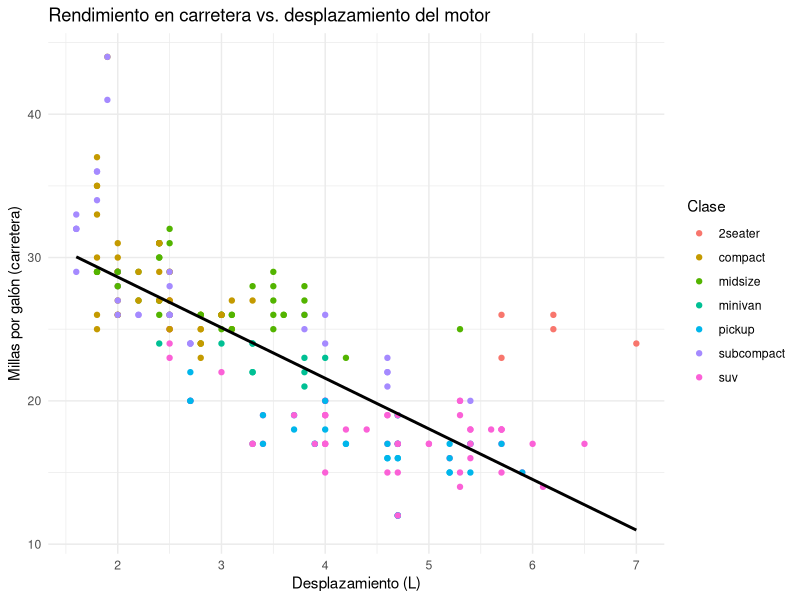
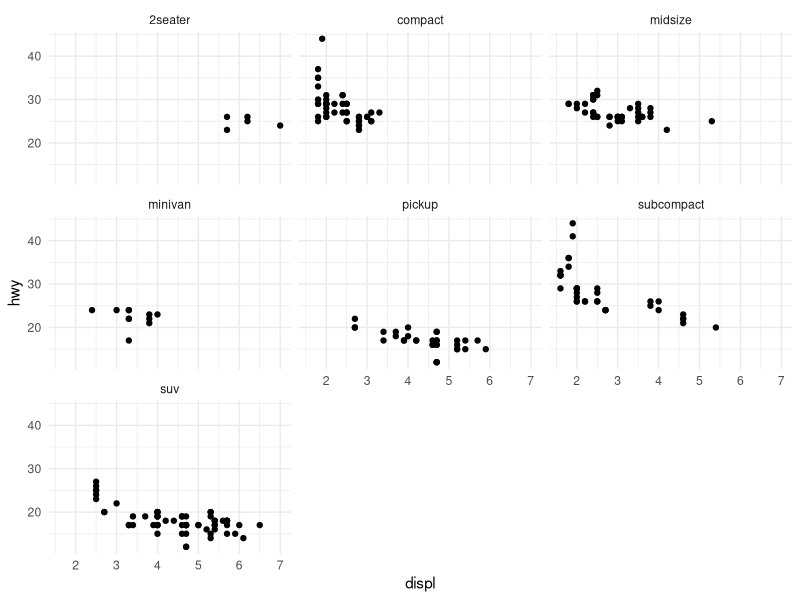
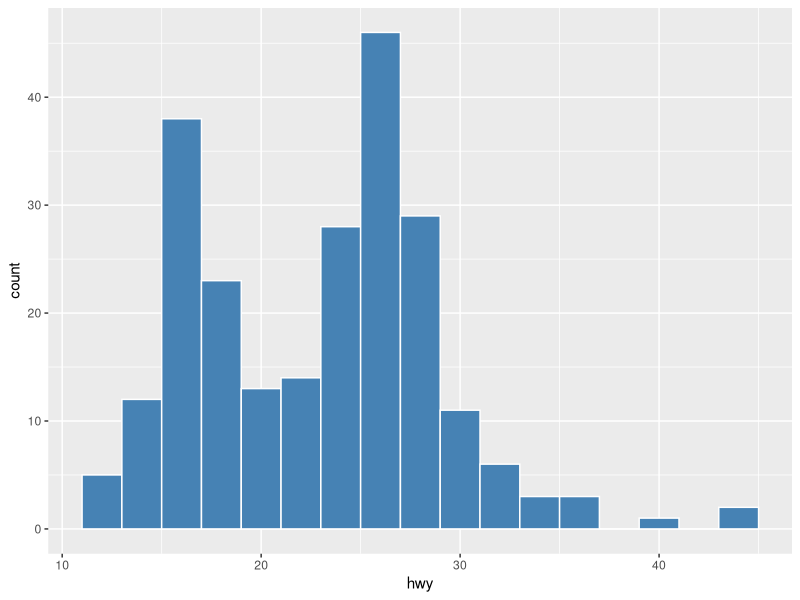
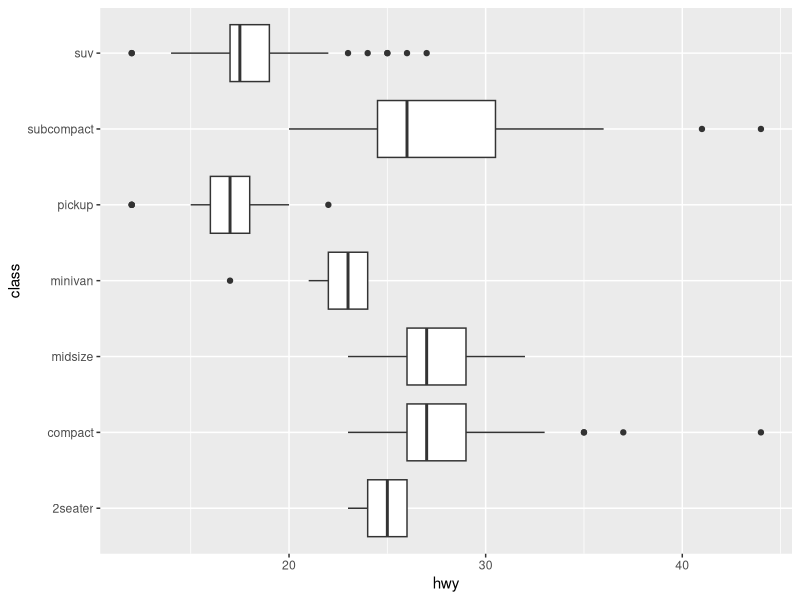
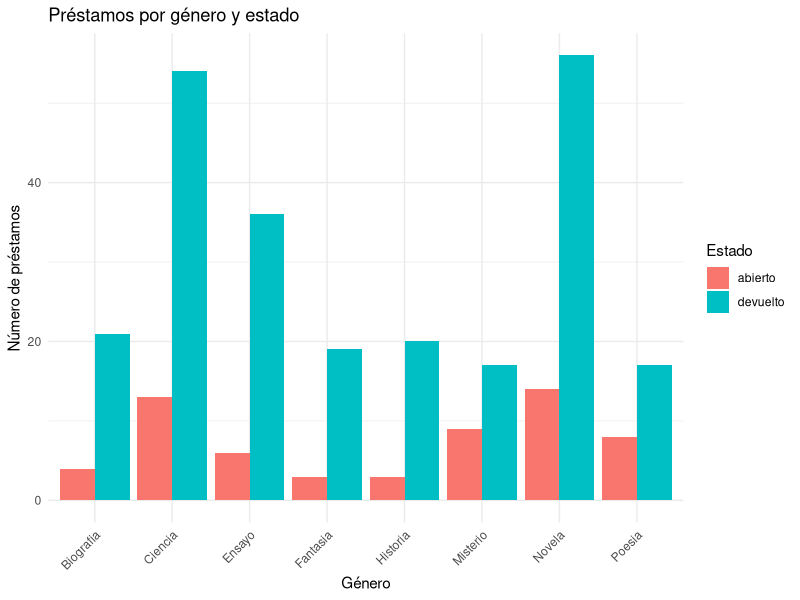

Write the R code that produced these figures, in order.
## ---- chunk 1
library(tidyverse)
datos <- as_tibble(mpg)
## ---- chunk 2
datos %>%
  group_by(class) %>%
  summarize(
    n = n(),
    hwy_prom = mean(hwy),
    hwy_sd = sd(hwy)
  ) %>%
  arrange(desc(hwy_prom))
## ---- chunk 3
resumen_fabricante <- datos %>%
  filter(cyl >= 6) %>%
  group_by(manufacturer) %>%
  summarize(hwy_prom = mean(hwy), .groups = "drop") %>%
  arrange(desc(hwy_prom))
resumen_fabricante
## ---- chunk 4
ancho <- tibble(
  pais = c("MX", "US", "CA"),
  y2020 = c(10, 20, 15),
  y2021 = c(12, 22, 14)
)

largo <- ancho %>%
  pivot_longer(cols = starts_with("y"), names_to = "anio", values_to = "valor")
largo
## ---- chunk 5
largo %>% pivot_wider(names_from = anio, values_from = valor)
## ---- chunk 6
poblacion <- tibble(pais = c("MX", "US", "CA"), poblacion_m = c(128, 331, 38))
largo %>% left_join(poblacion, by = "pais")
## ---- chunk 7
ggplot(datos, aes(x = displ, y = hwy)) +
  geom_point(aes(color = class)) +
  geom_smooth(method = "lm", se = FALSE, color = "black") +
  labs(
    title = "Rendimiento en carretera vs. desplazamiento del motor",
    x = "Desplazamiento (L)", y = "Millas por galón (carretera)",
    color = "Clase"
  ) +
  theme_minimal()
## ---- chunk 8
ggplot(datos, aes(x = displ, y = hwy)) +
  geom_point() +
  facet_wrap(~ class) +
  theme_minimal()
## ---- chunk 9
ggplot(datos, aes(x = hwy)) +
  geom_histogram(binwidth = 2, fill = "steelblue", color = "white")

ggplot(datos, aes(x = class, y = hwy)) +
  geom_boxplot() +
  coord_flip()
## ---- chunk 10
libros <- read_csv("../../data/libros.csv")
prestamos <- read_csv("../../data/prestamos.csv")

prestamos_completos <- prestamos %>%
  left_join(libros, by = "isbn") %>%
  mutate(estado = if_else(is.na(fecha_devolucion), "abierto", "devuelto"))
## ---- chunk 11
resumen_genero_estado <- prestamos_completos %>%
  group_by(genero, estado) %>%
  summarize(n = n(), .groups = "drop")
resumen_genero_estado
## ---- chunk 12
# Tabla ancha: una columna por estado, más fácil de leer de un vistazo
resumen_genero_estado %>%
  pivot_wider(names_from = estado, values_from = n, values_fill = 0)
## ---- chunk 13
# Gráfico de barras agrupado: una barra por combinación genero x estado
ggplot(resumen_genero_estado, aes(x = genero, y = n, fill = estado)) +
  geom_col(position = "dodge") +
  labs(
    title = "Préstamos por género y estado",
    x = "Género", y = "Número de préstamos", fill = "Estado"
  ) +
  theme_minimal() +
  theme(axis.text.x = element_text(angle = 45, hjust = 1))
